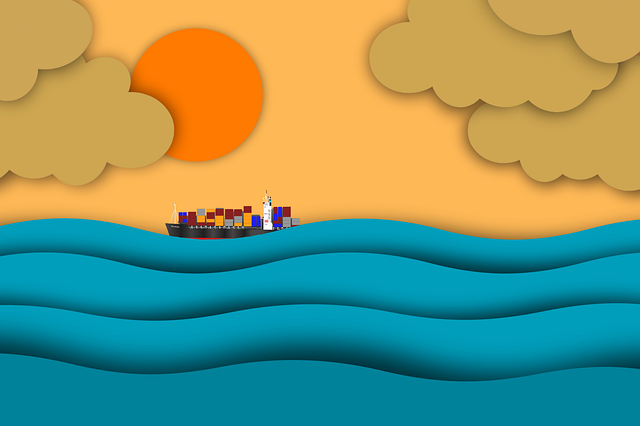
#> input picture pixels/image-15.png, 640 x 426 px
$ jupyter execute --allow-errors pixel_operations.ipynb
#> lines starting #> are read from the running program, lines starting #| are printed output that depends on the picture
# Pixel Operations

1. Color space conversion: RGB and HSV
1. Negation in RGB and HSV
1. Color rotation
1. Bit planes of gray scale images

[cell 1]
import numpy as np
import imageio
import skimage
import cv2
import matplotlib.pyplot as plt
import seaborn as sns

# Color space conversion: RGB - HSV

- https://scikit-image.org/docs/stable/auto_examples/color_exposure/plot_tinting_grayscale_images.html#sphx-glr-auto-examples-color-exposure-plot-tinting-grayscale-images-py

- Bit resolution is important. UInt8 is the default bit format for an image. Do not assume it will be automatically Uint8. Make this specification explicit!

[cell 2]
from skimage import color

[cell 3]
cim255 = np.array([[[255, 0, 0], [0, 255, 0], [0, 0, 255],
                    [255, 255, 0], [255, 0, 255], [0, 255, 255],
                    [255, 255, 255], [128, 128, 128], [0, 0, 0]]],
                dtype='uint8')

cnames = ['red', 'green', 'blue',
          'yellow', 'magenta', 'cyan',
          'white', 'gray', 'black']

plt.imshow(cim255)
cim255.shape

[cell 4]
# this is opencv version. default output is 255 uint8
cv2.cvtColor(cim255, cv2.COLOR_RGB2HSV)

[cell 5]
# now come back to skimage
hsv = color.rgb2hsv(cim255)
hsv

[cell 6]
print('RGB ->  HSV')
for i in range(len(cnames)):
    print(f'{cnames[i]:10} : {np.round(hsv[0,i], 2)}')
plt.imshow(cim255);

[cell 7]
# HSV -> RGB come back
rgb = color.hsv2rgb(hsv)
rgb, type(rgb), rgb.dtype

[cell 8]
# Now let's use an image
imfile = 'pixels/image-15.png'
im = imageio.imread(imfile)  # RGB
#> im is the input picture: shape (426, 640, 3); mean R, G, B 120.6, 150, 113.6
plt.imshow(im);

[cell 9]
# RGB -> HSV
imhsv = color.rgb2hsv(im)
#> imhsv: shape (426, 640, 3) float64; mean of channels 0, 1, 2 0.301, 0.816, 0.761
# display as if it was an RGB
plt.imshow(imhsv);

[cell 10]
# Hue plot along x = 200
fig, axes = plt.subplots(2,1, figsize=(12,4))
axes[0].plot(imhsv[:,200, 0])
axes[0].set(xlim=[0, imhsv.shape[0]])
im200 = im[:,195:211,:]  # a little bit larger for better visual inspection
axes[1].imshow(im200.transpose(1,0,2));
#> figure, not shown here; panel 1: curve peaks at x = 225, y = 0.996

- Red/yellow colors about 0.1 ~ 0.2 hue values
- Blue region has the same hue despite its variation in brightness

[cell 11]
# histogram of HSV channels
fig, axes = plt.subplots(1,3, figsize=(12,3))
for i, chname in enumerate(['hue', 'sat', 'val']):
    sns.histplot(imhsv[:,:,i].reshape(-1), bins=30, ax=axes[i])
    axes[i].set(title=chname)
#> figure, not shown here; panel 1: tallest bar 126162 high, from x = 0.499 to 0.533; panel 2: tallest bar 137862 high, from x = 0.967 to 1; panel 3: tallest bar 63753 high, from x = 0.967 to 1

- saturation about 1.0 means there are many pixels whose color purity is high.

## Tinting Gray-Scale Images

[cell 12]
hue_gradient = np.linspace(0, 1, 101)
hsv = np.ones(shape=(1, len(hue_gradient), 3), dtype=float)
hsv[:, :, 0] = hue_gradient

all_hues = color.hsv2rgb(hsv)

plt.imshow(all_hues)

[cell 13]
# Tinting Gray-scale Images
# https://scikit-image.org/docs/stable/auto_examples/color_exposure/plot_tinting_grayscale_images.html#sphx-glr-auto-examples-color-exposure-plot-tinting-grayscale-images-py

gray = skimage.data.camera()
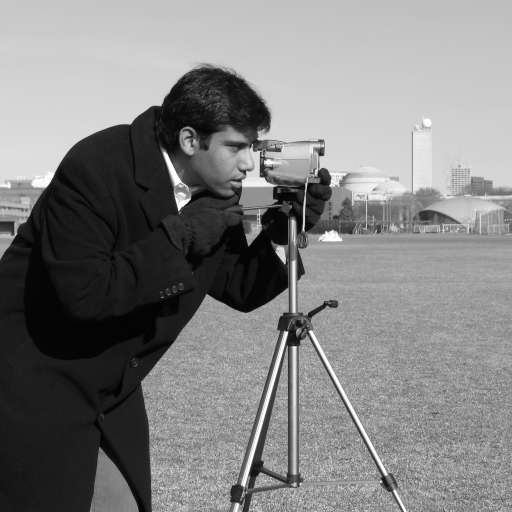
#> input picture skimage.data.camera(), 512 x 512 px
#> gray is the input picture: shape (512, 512); min 0, max 255, mean 129.1
print(gray.shape, gray.dtype)
#| (512, 512) uint8
plt.imshow(gray, cmap='gray');

[cell 14]
# we use the gray image as value component in HSV
gray1 = gray/255.
hsv = np.zeros((gray.shape[0], gray.shape[1], 3))
hsv[:,:,2] = gray1
hsv[:,:,0] = 0  # red
hsv[:,:,1] = 1

rgb = color.hsv2rgb(hsv)
plt.imshow(rgb);

[cell 15]
# we use the gray image as value component in HSV
def colorize(gray, hue, sat, return_hsv=False):
    # gray: gray scale image of shape (r, c) in uint8
    # hue, sat : any value in [0, 1] for hue and saturation

#> called with hue = 0.6, sat = 0.99, return_hsv = False
    gray1 = gray/255.
    hsv = np.zeros((gray.shape[0], gray.shape[1], 3))
    hsv[:,:,2] = gray1
    hsv[:,:,0] = hue
    hsv[:,:,1] = sat

    rgb = color.hsv2rgb(hsv)

    if not return_hsv:
        return rgb
    else:
        return rgb, hsv

[cell 16]
a = colorize(gray, hue=0.6, sat=0.99)
plt.imshow(a);

[cell 17]
# histogram of HSV channels
fig, axes = plt.subplots(1,3, figsize=(12,3))
for i, chname in enumerate(['red', 'green', 'blue']):
    sns.histplot(a[:,:,i].reshape(-1), bins=30, ax=axes[i], color=chname)
    axes[i].set(title=chname, xlim=[0,1])
#> figure, not shown here; panel 1: tallest bar 29947 high, from x = 0.008 to 0.00833; panel 2: tallest bar 29947 high, from x = 0.325 to 0.338; panel 3: tallest bar 29947 high, from x = 0.8 to 0.833

[cell 18]
sns.histplot(a.reshape(-1,3))
#> figure, not shown here; tallest bar 9584 high, from x = 0.1 to 0.107; tallest bar 20267 high, from x = 0.0429 to 0.05; tallest bar 179286 high, from x = 0 to 0.00714

[cell 19]
fig, axes = plt.subplots(2,3, sharex=True, sharey=True, figsize=(10,8))

hue_values = np.linspace(0, 1, 6)
for ax, hue in zip(axes.flat, hue_values):
    tinted = colorize(gray, hue, sat=0.4)
    ax.imshow(tinted)
    ax.set_axis_off()
#> this loop made 6 passes
#> pass 1, in colorize (call 2), `rgb = color.hsv2rgb(hsv)`:
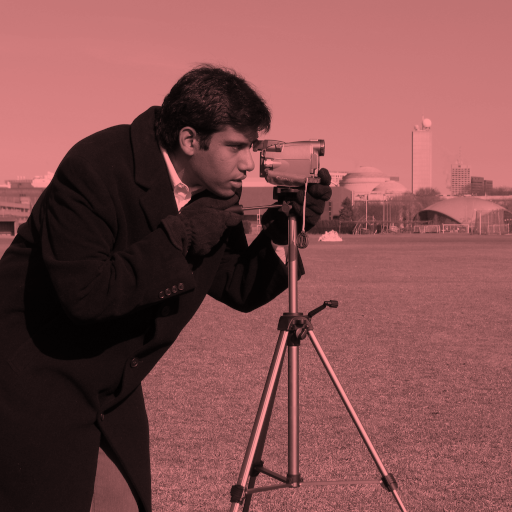
#> rgb: shape (512, 512, 3) float64; mean R, G, B 0.506, 0.304, 0.304
fig.tight_layout()

#> (a cell that did not finish here is left out)

[cell 21]
tinted = colorize(gray, hue=.3, sat=0.3)
#> in colorize (call 8), `rgb = color.hsv2rgb(hsv)`:
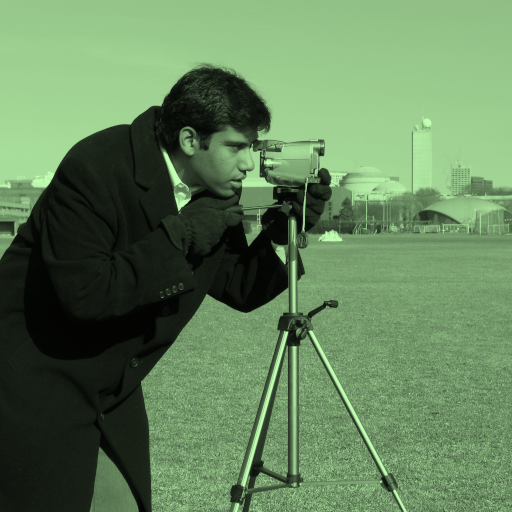
#> rgb: shape (512, 512, 3) float64; mean R, G, B 0.385, 0.506, 0.354

print('src data type: ', tinted.dtype, tinted.min(), tinted.max())
#| src data type:  float64 0.0 1.0
tinted = skimage.img_as_ubyte(tinted)
print('con data type: ', tinted.dtype, tinted.min(), tinted.max())
#| con data type:  uint8 0 255
imageio.imwrite('tinted.png', tinted)

[cell 22]
tinted = colorize(gray, hue=.3, sat=0.3)
# we know the range of the pixel values is [0, 1]
print('src data type: ', tinted.dtype, tinted.min(), tinted.max())
#| src data type:  float64 0.0 1.0
tinted = (tinted * 255).astype(np.uint8)
print('con data type: ', tinted.dtype, tinted.min(), tinted.max())
#| con data type:  uint8 0 255
imageio.imwrite('tinted.png', tinted)

[cell 23]
def plotims(ims):
    fig, axes = plt.subplots(1, len(ims), figsize=(12,4))
    for i in range(len(ims)):
        axes[i].imshow(ims[i])
    return

## Color rotation

[cell 24]
rgb, hsv = colorize(gray, hue=.2, sat=0.35, return_hsv=True)
#> in colorize (call 10), `hsv[:,:,0] = hue`:
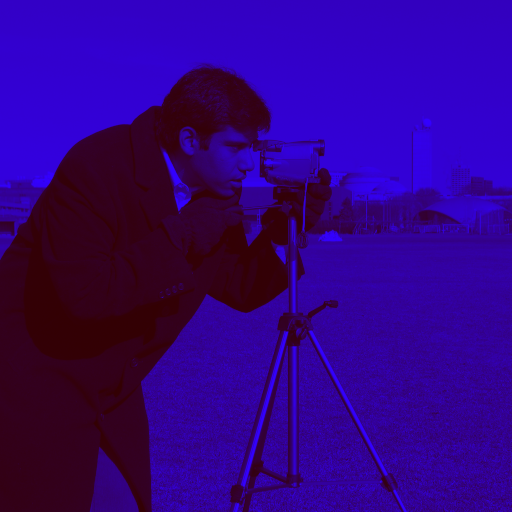
#> hsv: shape (512, 512, 3) float64; mean of channels 0, 1, 2 0.2, 0, 0.506; drawn as R, G, B
#> in colorize (call 10), `hsv[:,:,1] = sat`:
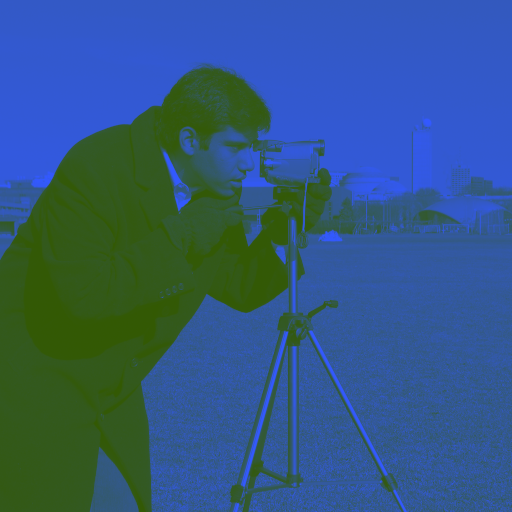
#> hsv: shape (512, 512, 3) float64; mean of channels 0, 1, 2 0.2, 0.35, 0.506; drawn as R, G, B
hsv256 = skimage.img_as_ubyte(hsv)
print(f'hsv256: {hsv256.dtype}, {hsv256.shape}  {hsv256.min()}  {hsv256.max()}')
#| hsv256: uint8, (512, 512, 3)  0  255
sns.histplot(hsv256[:,:,:].reshape(-1, 3), bins=20);
#> figure, not shown here; tallest bar 37208 high, from x = 204 to 216.8; tallest bar 262144 high, from x = 76.5 to 89.25; tallest bar 262144 high, from x = 51 to 63.75

[cell 25]
hsv256_2 = hsv256.copy()
hsv256_2[:,:,0] = (hsv256_2[:,:,0] + 100) % 256  # circulate
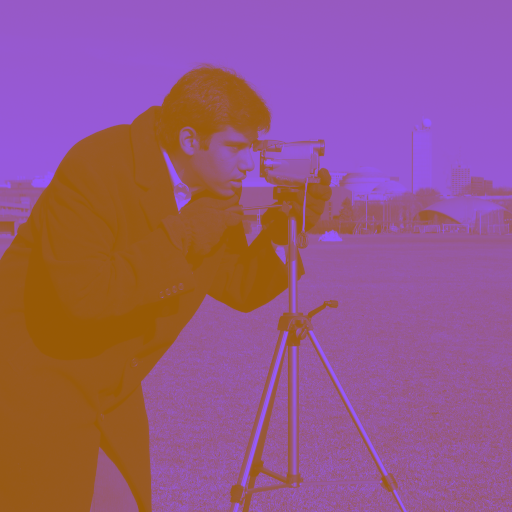
#> hsv256_2: shape (512, 512, 3); mean of channels 0, 1, 2 151, 89, 129.1; drawn as R, G, B
plotims([rgb,
        skimage.img_as_ubyte(color.hsv2rgb(hsv256_2))])
#> the loop in plotims, `for i in range(len(ims)):` made 2 passes

[cell 26]
sns.histplot(hsv256_2[:,:,:].reshape(-1, 3), bins=20);
#> figure, not shown here; tallest bar 37208 high, from x = 204 to 216.8; tallest bar 262144 high, from x = 76.5 to 89.25; tallest bar 262144 high, from x = 140.2 to 153

### Color rotation, movie

[cell 27]
im = imageio.imread(imfile)  # read in an image file
hsv_src = skimage.img_as_ubyte(color.rgb2hsv(im))  # rgb -> hsv -> hsv256
#> hsv_src: shape (426, 640, 3); mean of channels 0, 1, 2 76.8, 208.2, 194.1
shifted = hsv_src.copy()                           # destination
step = 1                                           # hue step
for i in range(256000):  # repeat many times
    # shifted[:,200:,0] = (hsv_src[:,200:,0] + i*step) % 256  # change Hue channel
    shifted[:,:,0] = (hsv_src[:,:,0] + i*step) % 256  # change Hue channel, cyclic
    shifted_rgb = color.hsv2rgb(shifted)              # hsv -> rgb, don't forget
    shifted_rgb = shifted_rgb[:,:,::-1]               # RGB -> BGR for cv2 interface
    shifted_rgb = skimage.img_as_ubyte(shifted_rgb)   # BGR 256 uint8 type
    cv2.putText(shifted_rgb,                          # draw a text, PIL also provides this function.
                f'{i*step:3}',
                org=(20,im.shape[0]),
                fontFace=cv2.FONT_HERSHEY_PLAIN,
                fontScale=5,
                color=(220,220,0),
                thickness=4)
    cv2.imshow('win', shifted_rgb)       # display image in the window
    if cv2.waitKey(10) == 27: break      # if ESC pressed? then stop
#> this loop made 1 pass; (key Esc is pressed on pass 1)
#
cv2.destroyAllWindows()                  # kill the display window

## Chroma Key

1. Take a photo with a uniform background color
2. Measure the hue value of the background pixels
3. Replace any pixel having bg hue by the image for bg substitution.

---
# Bitplanes

[cell 28]
plt.imshow(gray, cmap='gray')

[cell 29]
fig, axes = plt.subplots(2, 4, figsize=(16,8))
b = 1
for i, ax in zip(range(8), axes.flat):
    bitplane = np.bitwise_and(gray, 2**i)
    ax.imshow(bitplane, cmap='gray')
    ax.set(title=f'{i}-th bitplane')
#> this loop made 8 passes
#> pass 1, `bitplane = np.bitwise_and(gray, 2**i)`:
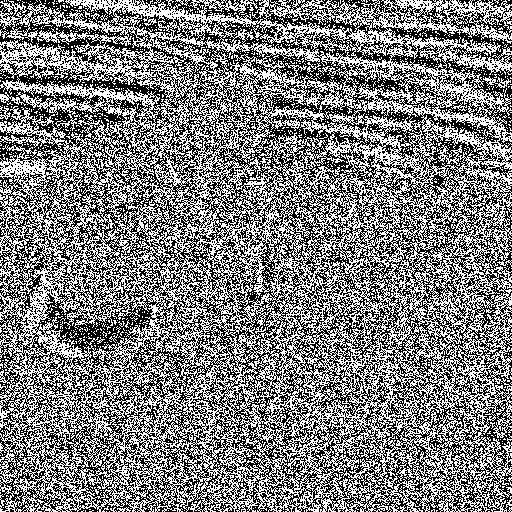
#> bitplane: shape (512, 512); values 0 (black) and 1 (white), 49.7% white in thin lines or dots

---
# Gamma Correction
Pixel value change by a mapping transformation

[cell 30]
import numpy as np
import imageio
import skimage
import cv2
import matplotlib.pyplot as plt
import seaborn as sns

[cell 31]
# Tinting Gray-scale Images
# https://scikit-image.org/docs/stable/auto_examples/color_exposure/plot_tinting_grayscale_images.html#sphx-glr-auto-examples-color-exposure-plot-tinting-grayscale-images-py

gray = skimage.data.camera()
print(gray.shape, gray.dtype)
#| (512, 512) uint8
plt.imshow(gray, cmap='gray');

[cell 32]
def mapping(input_value, exponent=1.):
    """
    input: pixel value in [0, 1], float
    output: pixel value in [0, 1]
    """
    output_value = np.power(input_value, exponent)
    return output_value

[cell 33]
a = np.linspace(0,1,256)
plt.plot(a, mapping(a, 0.5));
plt.plot(a, a);
plt.gca().set_aspect('equal');
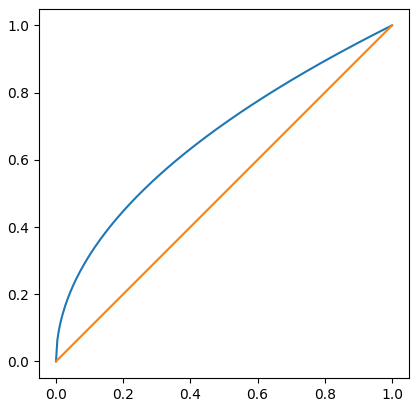
#> figure drawn by matplotlib, 1 panel; curve peaks at x = 1, y = 1; curve peaks at x = 1, y = 1

[cell 34]
gray2 = mapping(gray / 255., 0.5)
#> call 2 of mapping, with exponent = 0.5
#> in mapping (call 2), `output_value = np.power(input_value, exponent)`:
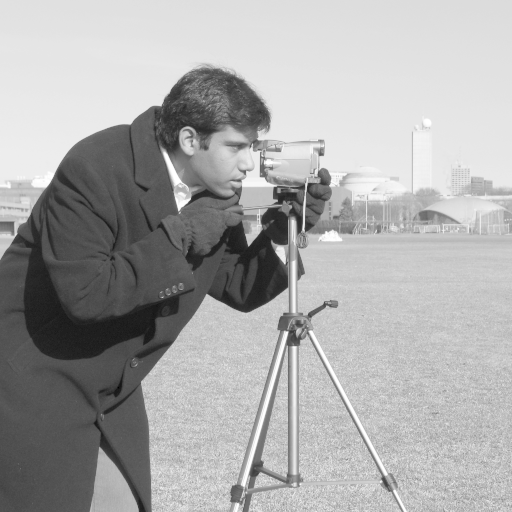
#> output_value: shape (512, 512) float64; min 0, max 1, mean 0.666
gray2 = (gray2 * 255).astype('uint8')

fig, axes = plt.subplots(1, 5, figsize=(16,4))
axes[0].imshow(gray, cmap='gray');
axes[1].hist(gray.reshape(-1), bins=256);
axes[2].imshow(gray2, cmap='gray');
axes[3].hist(gray2.reshape(-1), bins=256);
axes[4].plot(a*255, 255*mapping(a, .5));
axes[4].set_aspect('equal')
plt.tight_layout()
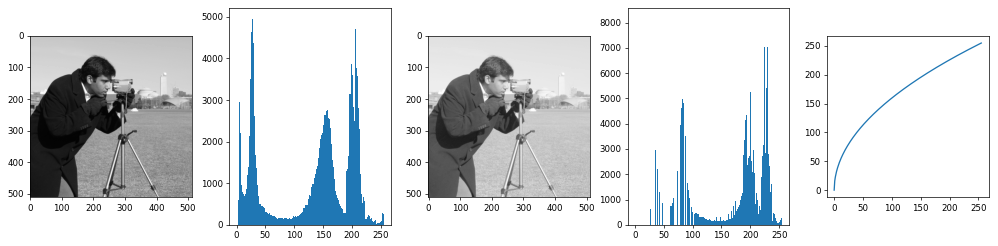
#> figure drawn by matplotlib, 5 panels; panel 2: tallest bar 4957 high, from x = 26.89 to 27.89; panel 4: tallest bar 8153 high, from x = 228.1 to 229.1; panel 5: curve peaks at x = 255, y = 255

$ run again, with pixels/1920px-Color_circle_(RGB).png copied over pixels/image-15.png
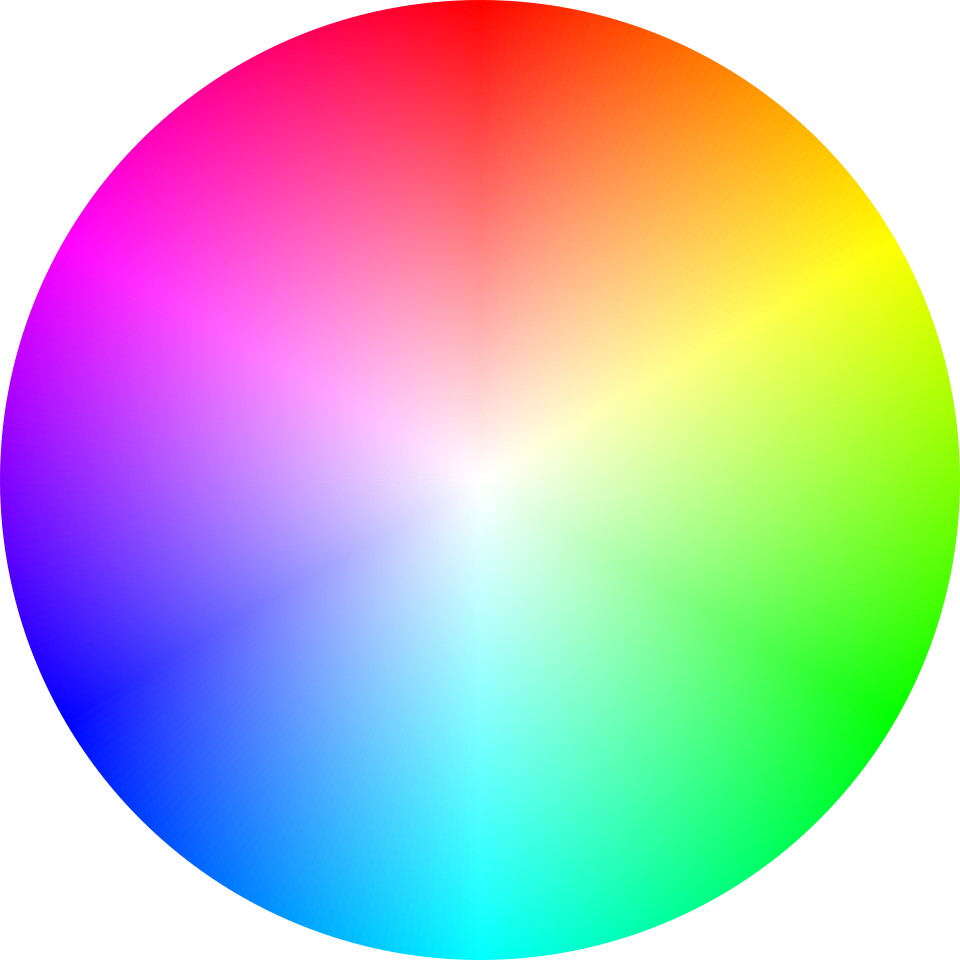
#> input picture pixels/1920px-Color_circle_(RGB).png, 1920 x 1920 px (shown at 1/2 size)
#> im is the input picture: shape (1920, 1920, 4); mean R, G, B, A 133.7, 133.7, 133.7, 200.2
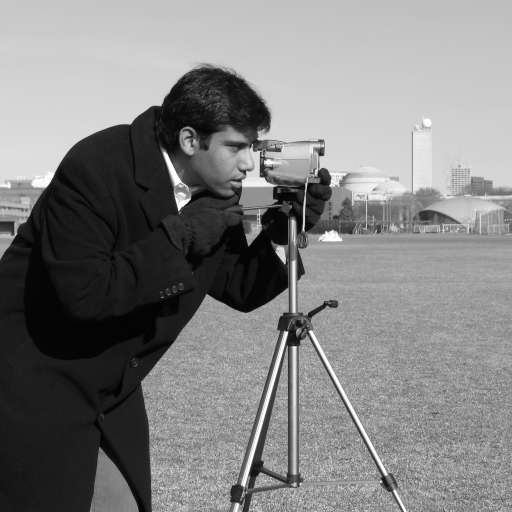
#> input picture skimage.data.camera(), 512 x 512 px
#> gray is the input picture: shape (512, 512); min 0, max 255, mean 129.1
#| (512, 512) uint8
#| src data type:  float64 0.0 1.0
#| con data type:  uint8 0 255
#| src data type:  float64 0.0 1.0
#| con data type:  uint8 0 255
#| hsv256: uint8, (512, 512, 3)  0  255
#> the loop in plotims, `for i in range(len(ims)):` made 2 passes
#| (512, 512) uint8
